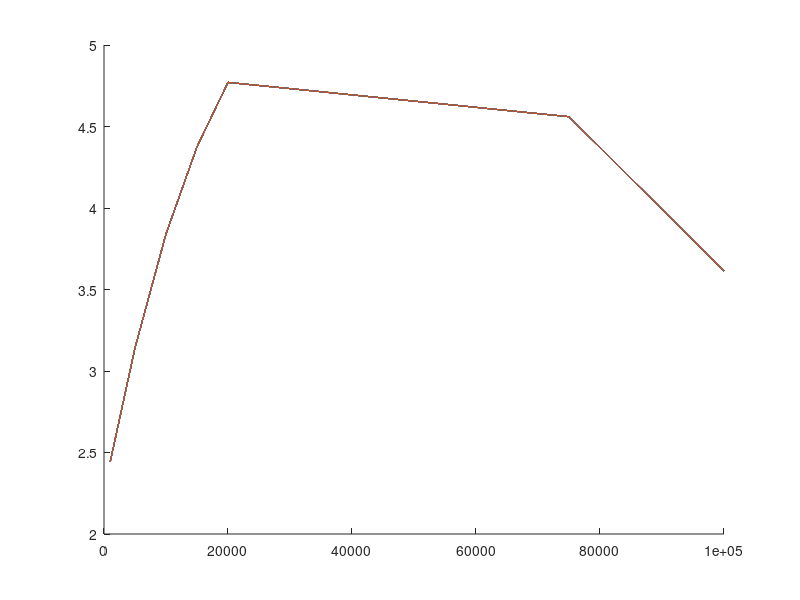

Write MATLAB code to recreate this figure.

clc,clear
          
  %This Program Compute Oxygen Depletion Due to Effeluent of WWTP in the Rivers
  %charactristics of WWTP effluent
    qw=15000;
    Qw=qw/86400;
    BOD5w=40;
    DOw=2;
    Tempw=25;
  %charactristics of river flow
    Qr=0.5;
    BOD5r=3;
    DOr=8;
    Tempr=22;
    ur=0.2;
    Cs=8.7;
  %reaction constants in standard condition
    k1=0.23;
    k2=0.4;
  %calculation of mixture charactristics
    Qmix=Qr+Qw;
    BOD5mix=(BOD5r*Qr+BOD5w*Qw)/Qmix;
    DOmix=(DOr*Qr+DOw*Qw)/Qmix;
    Tempmix=(Tempr*Qr+Tempw*Qw)/Qmix;
    k1mix=k1*(1.047)^(Tempmix-20);
    k2mix=k2*(1.047)^(Tempmix-20);
    L0=BOD5mix/(1-exp(-k1mix*5));
    D0=Cs-DOmix;
  %calculation of oxygen depletion 
    hold on
    x=[1000 5000 10000 15000 20000 75000 100000];
    for i= 1:length(x)
        
        t=(x/ur)/86400;
        D=((k1mix*L0)/(k2mix-k1mix))*(exp(-k1mix*t)-exp(-k2mix*t))+D0*exp(-k2mix*t);
        %disp('level');
        %disp(D);
        
    end
 %% plot
steper = 1 ;
  hold on
  for i = 1 :steper: 100 
        plot(x,D)
  end   
  